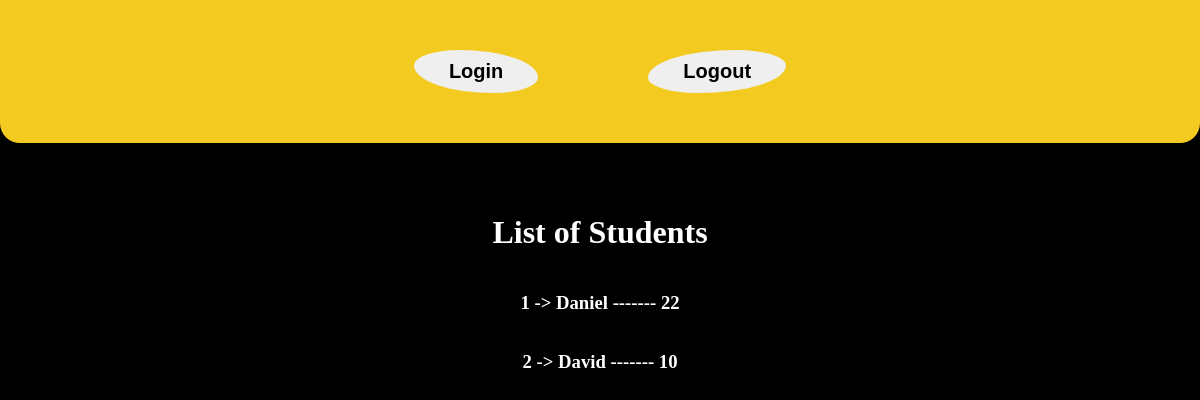
/ListClass, run on an earlier commit of the app's database.
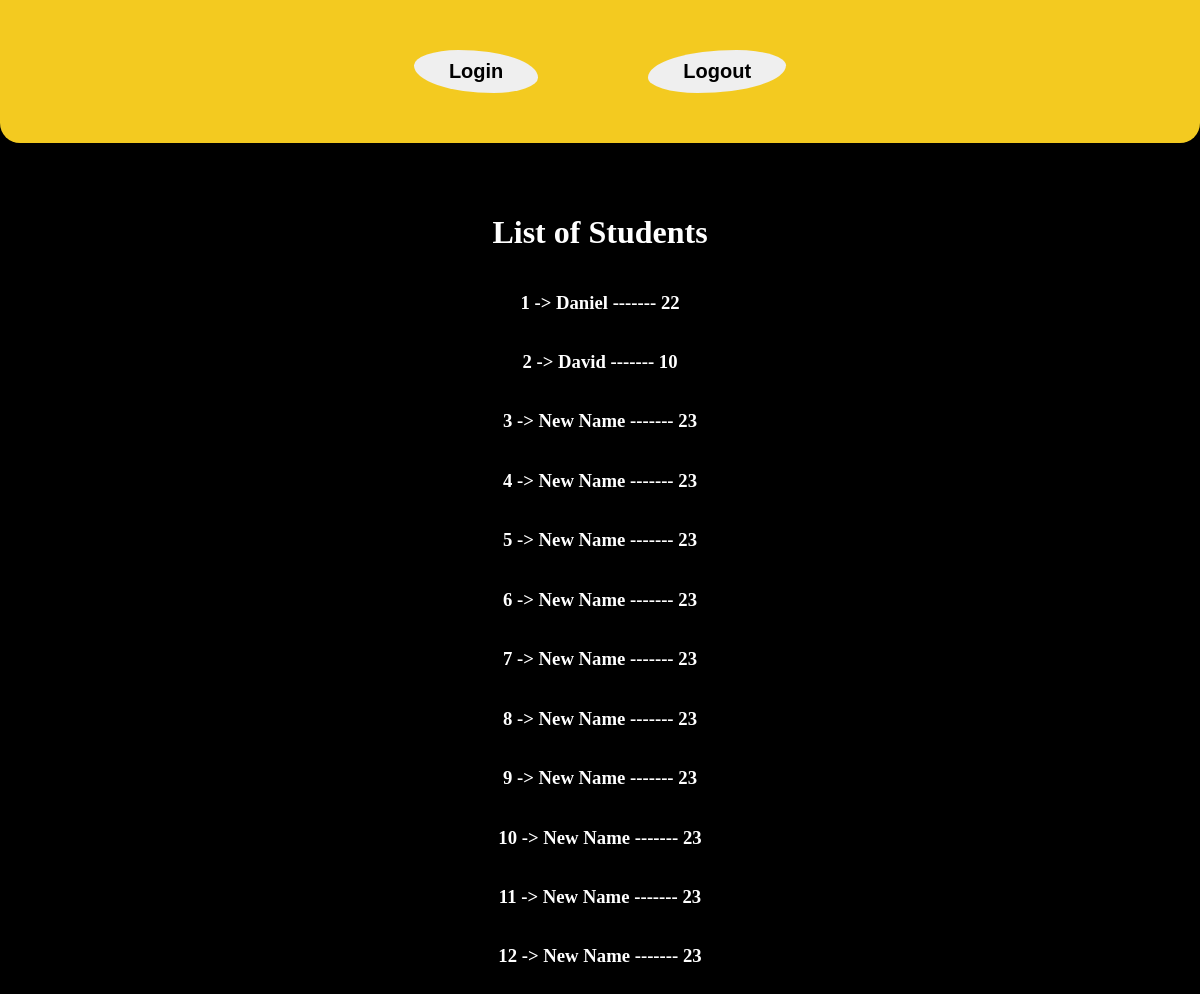
And on a later commit of the database.
### FirstClassApp/models.py (models this page shows, shortened)
class Student(models.Model):
    name = models.CharField(max_length=20)
    roll = models.IntegerField()

### FirstClassApp/views.py (the view)
# urls.py: path('ListClass',StudentList.as_view(),name="ListView"),
class StudentList(ListView):
    queryset = Student.objects.all()

### template/FirstClassApp/student_list.html
{% extends 'base.html'%} {% block content %}
<h1>List of Students</h1>
{% for instance in object_list %}
<h3>{{instance.id}} -> {{instance.name}} ------- {{instance.roll}}</h3>
{% endfor %} {% endblock %}

### template/base.html (shortened to what this page needs)
<!DOCTYPE html>
<html>
  <head>
    <link rel="stylesheet" href="" />
  </head>
  <body>
    <div class="head-container">
      <button class="left">Login</button>
      <button class="right">Logout</button>
    </div>
    <div class="content-container">{% block content %} {% endblock %}</div>
  </body>
</html>

### template/base.html (style rules this page uses)
.head-container { position: relative; display: flex; gap: 10%; padding: 50px; justify-content: center; background: #f3ca20; top: 0px; border: none; border-radius: 0px 0px 20px 20px; }
body { border-radius: 0px; background: black; color: white; margin: 0px; }
.left, .right { font-size: 20px; padding: 10px 35px; border: none; transition: 1s; font-weight: bold; }
.left { border-radius: 50% 90%; }
.right { border-radius: 90% 50%; }
.content-container { padding: 50px; display: flex; align-items: center; flex-direction: column; }

What changed in the data, as far as the page shows it:
added Student: id "3", name "New Name", roll "23"
added Student: id "4", name "New Name", roll "23"
added Student: id "5", name "New Name", roll "23"
added Student: id "6", name "New Name", roll "23"
added Student: id "7", name "New Name", roll "23"
added Student: id "8", name "New Name", roll "23"
added Student: id "9", name "New Name", roll "23"
added Student: id "10", name "New Name", roll "23"
added Student: id "11", name "New Name", roll "23"
added Student: id "12", name "New Name", roll "23"
